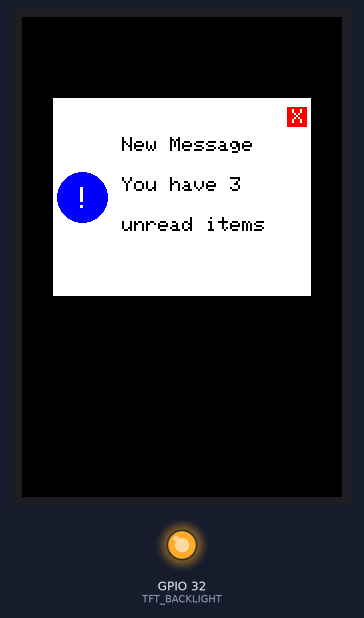
The sketch below on a simulated ESP32. Shown: 320×480 colour display, output pins drawn as LEDs (lit = HIGH). Pins used as bus, display or sensor lines are not drawn; what the sketch prints to the serial monitor is not drawn.

Above: at 1.5 s.

The sketch:

Lesson10_Notification.ino
```cpp
/*
 * Lesson 10: Notification Interface
 * 3.5 inch TFT-LCD Display Tutorial
 *
 * Course objectives: Learn to create a notification interface
 *
 * Key concepts:
 * - Notification card design
 * - Icon and text combination
 * - Button design
 * - Centered layout
 *
 * Library needed (install once via Tools -> Manage Libraries):
 * - "GFX Library for Arduino" by moononournation. Any recent version works.
 *
 * Before uploading, pick your board in Arduino IDE under Tools -> Board:
 * "ESP32S3 Dev Module" for an ESP32-S3, or "ESP32 Dev Module" for a classic ESP32.
 */

#include <Arduino_GFX_Library.h>

// ==================== Color Name Compatibility ====================
// GFX Library 1.6.5+ renamed the short color macros (BLACK, RED, ...) to RGB565_*.
// These aliases keep the sketch compiling on both old (<=1.6.4) and new (>=1.6.5)
// versions. The #ifndef guard makes it a no-op on versions that still define BLACK.
#ifndef BLACK
  #define BLACK   RGB565_BLACK
  #define WHITE   RGB565_WHITE
  #define RED     RGB565_RED
  #define GREEN   RGB565_GREEN
  #define BLUE    RGB565_BLUE
  #define YELLOW  RGB565_YELLOW
  #define MAGENTA RGB565_MAGENTA
  #define CYAN    RGB565_CYAN
#endif


// ==================== SPI LCD Pin Definitions ====================
// This kit ships wired for ESP32-S3, but the display module's ribbon cable works
// with any board. Pins are selected automatically based on the board you choose
// in Arduino IDE (Tools -> Board), so the same sketch compiles on both.
#if defined(CONFIG_IDF_TARGET_ESP32S3)
  // ESP32-S3 (select "ESP32S3 Dev Module") - default wiring for this kit
  #define TFT_CS    10   // CS  (Chip Select)
  #define TFT_RST   42   // RESET
  #define TFT_DC    2    // DC/RS/A0 (Data/Command) - **Must connect!**
  #define TFT_MOSI  11   // SDA/MOSI (SPI data)
  #define TFT_SCLK  12   // SCL/SCLK (SPI clock)
  #define TFT_BACKLIGHT 41  // LEDA/BLK (Backlight)
  #define TFT_USE_PSRAM true
  #define TFT_SPI_NUM   HSPI    // S3: SPI3 host (=1). Usable buses are FSPI(=0) and HSPI(=1).
#else
  // Classic ESP32 (e.g. Lonely Binary PinPulse, select "ESP32 Dev Module")
  // NOTE: GPIO 41/42 do not exist on classic ESP32, and GPIO 6-11 are reserved for
  // the on-chip SPI flash, so the S3 pins above cannot be used. These are the
  // standard VSPI pins for classic ESP32.
  #define TFT_CS    15   // CS  (Chip Select)
  #define TFT_RST   4    // RESET
  #define TFT_DC    2    // DC/RS/A0 (Data/Command) - **Must connect!**
  #define TFT_MOSI  23   // SDA/MOSI (SPI data, VSPI default)
  #define TFT_SCLK  18   // SCL/SCLK (SPI clock, VSPI default)
  #define TFT_BACKLIGHT 32  // LEDA/BLK (Backlight)
  #define TFT_USE_PSRAM false
  #define TFT_SPI_NUM   VSPI    // classic ESP32: SPI3 host (=3). NOT FSPI(=1) -- that is the on-chip flash bus.
#endif

// ==================== Create the display object ====================
// "bus" sets up HOW we talk to the screen (hardware SPI on the pins above).
// "gfx" is the ST7796 screen driver (320x480) we call to draw text and shapes.
// Using a different screen size? See ADAPTATION_GUIDE.md in that size's folder.
Arduino_DataBus *bus = new Arduino_ESP32SPI(TFT_DC, TFT_CS, TFT_SCLK, TFT_MOSI, GFX_NOT_DEFINED, TFT_SPI_NUM /* HSPI on S3, VSPI on classic ESP32 */, true /* is_shared_interface */);
Arduino_ST7796 *gfx = new Arduino_ST7796(bus, TFT_RST, 0, true /* IPS */, 320, 480, 0, 0, 0, 0);

// ==================== Initialization ====================
void setup() {
  Serial.begin(115200);
  delay(1000);

  Serial.println("Lesson 10: Notification Interface");
  Serial.println("Initializing LCD...");

  // Turn the backlight on (on/off only, no brightness control).
  pinMode(TFT_BACKLIGHT, OUTPUT);
  digitalWrite(TFT_BACKLIGHT, HIGH);  // HIGH = backlight ON

  // Reset display
  pinMode(TFT_RST, OUTPUT);
  digitalWrite(TFT_RST, LOW);
  delay(10);
  digitalWrite(TFT_RST, HIGH);
  delay(120);

  // Initialize LCD
  if (!gfx->begin()) {
    Serial.println("LCD initialization failed!");
    while (1);
  }

  gfx->setRotation(0);

  Serial.println("LCD initialized successfully!");

  // ==================== Lesson Content ====================

  // Notification interface
  Serial.println("Displaying Notification Interface");
  gfx->fillScreen(BLACK);

  // Notification card (centered with margin)
  int cardX = 30;
  int cardY = 80;
  int cardW = 260;
  int cardH = 200;
  gfx->fillRect(cardX, cardY, cardW, cardH, WHITE);
  gfx->drawRect(cardX, cardY, cardW, cardH, BLACK);

  // Icon area (left)
  int iconX = cardX + 30;
  int iconY = cardY + cardH / 2;
  gfx->fillCircle(iconX, iconY, 25, BLUE);
  gfx->setTextColor(WHITE);
  gfx->setTextSize(3);
  gfx->setCursor(iconX - 8, iconY - 10);
  gfx->println("!");

  // Notification content (center area, same font size)
  gfx->setTextColor(BLACK);
  gfx->setTextSize(2);
  gfx->setCursor(cardX + 70, cardY + 40);
  gfx->println("New Message");
  gfx->setCursor(cardX + 70, cardY + 80);
  gfx->println("You have 3");
  gfx->setCursor(cardX + 70, cardY + 120);
  gfx->println("unread items");

  // Close button (top-right)
  int btnX = cardX + cardW - 25;
  int btnY = cardY + 10;
  gfx->fillRect(btnX, btnY, 20, 20, RED);
  gfx->setTextColor(WHITE);
  gfx->setTextSize(2);
  gfx->setCursor(btnX + 5, btnY + 2);
  gfx->print("X");

  Serial.println("Notification Interface display complete!");
}

void loop() {
  delay(1000);
}
```
